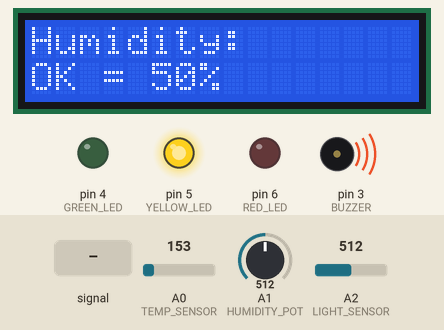
Bench run of a sketch on a simulated Arduino Uno, built with avr-gcc and run on an emulated ATmega328P. Shown: 16×2 character LCD, output pins drawn as LEDs (lit = HIGH), buzzer (waves = sounding). The inputs (shaded band) are chosen by the test bench; at power-on: A0 (TEMP_SENSOR) = 153, A1 (HUMIDITY_POT) = 512, A2 (LIGHT_SENSOR) = 512.

Above: at 3.6 s.
3.7 s: A0 (TEMP_SENSOR) set to 133
At 6.4 s:
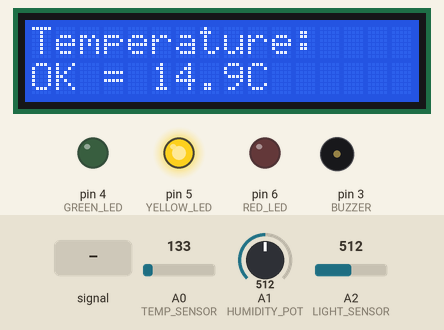
6.7 s: A2 (LIGHT_SENSOR) fed a 200 Hz sine of ±460 counts around its level
At 9.19 s:
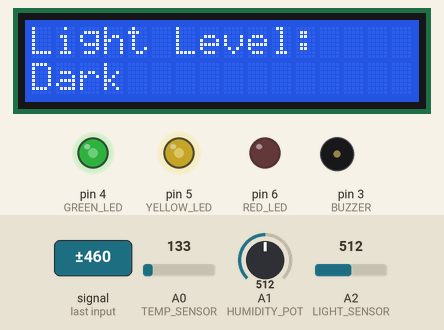
9.3 s: A1 (HUMIDITY_POT) set to 497
At 9.6 s:
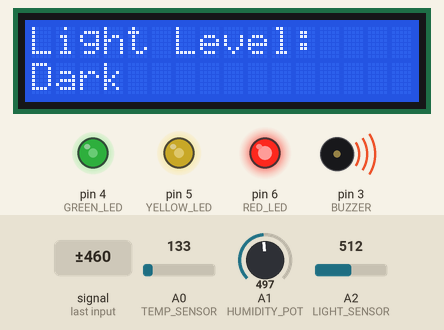
10.9 s: A1 (HUMIDITY_POT) set to 900
At 13.2 s:
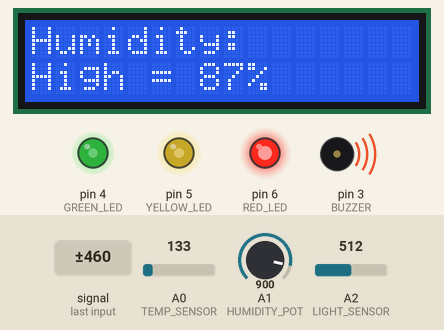
13.5 s: A0 (TEMP_SENSOR) fed a 200 Hz sine of ±81 counts around its level
At 15.4 s:
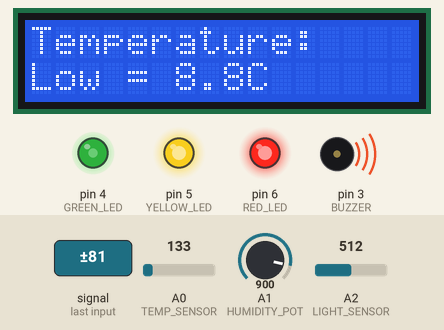
16.5 s: A2 (LIGHT_SENSOR) set to 810
At 19.1 s:
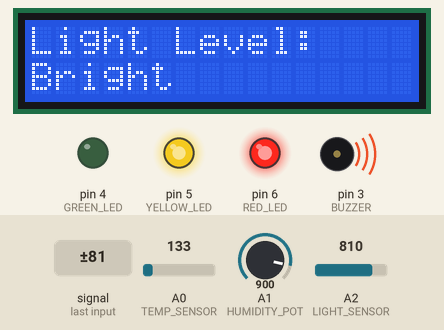
Timing chart, 0 to 20.5 s (numbered marks = the images above; inputs shaded):
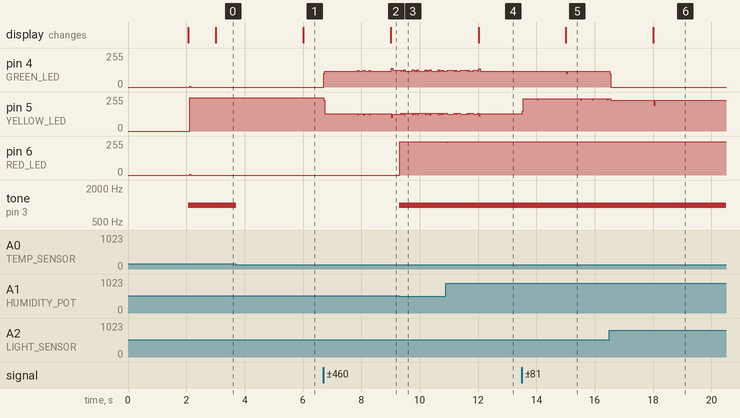

The sketch:

desafio_vinheria.ino
```cpp
#include <LiquidCrystal.h>

// LCD display initialization with Arduino pins
LiquidCrystal lcd(7, 8, 9, 10, 11, 12);

// Pin definitions for actuators and sensors
const int GREEN_LED = 4;
const int YELLOW_LED = 5;
const int RED_LED = 6;
const int BUZZER = 3;
const int TEMP_SENSOR = A0;    // TMP36 temperature sensor
const int HUMIDITY_POT = A1;   // Potentiometer simulating humidity
const int LIGHT_SENSOR = A2;   // LDR light sensor

// Sensor reading averages
float temperature;
int humidity;
int lightLevel;

// Moving average calculation settings
const int READINGS_COUNT = 5;
float tempReadings[READINGS_COUNT];
int humidityReadings[READINGS_COUNT];
int lightReadings[READINGS_COUNT];
int currentReading = 0;

// Display message control
unsigned long previousTime = 0;
const long DISPLAY_INTERVAL = 3000;  // Message change interval (3 seconds)
int currentMessage = 0;  // 0 = Light, 1 = Humidity, 2 = Temperature

// Light level thresholds
const int DARK_THRESHOLD = 500;
const int MODERATE_LIGHT_THRESHOLD = 800;

// Alert state variables
bool lightAlert = false;
bool temperatureAlert = false;
bool humidityAlert = false;

void setup() {
  // Initialize LCD display
  lcd.begin(16, 2);

  // Configure output pins
  pinMode(GREEN_LED, OUTPUT);
  pinMode(YELLOW_LED, OUTPUT);
  pinMode(RED_LED, OUTPUT);
  pinMode(BUZZER, OUTPUT);

  // Initialize reading arrays
  for (int i = 0; i < READINGS_COUNT; i++) {
    tempReadings[i] = 0;
    humidityReadings[i] = 0;
    lightReadings[i] = 0;
  }

  // Initial display message
  lcd.print("Wine Cellar");
  lcd.setCursor(0, 1);
  lcd.print("Initializing...");
  delay(2000);
  lcd.clear();
}

void loop() {
  // Read raw sensor values
  float rawTemp = analogRead(TEMP_SENSOR);
  int rawHumidity = analogRead(HUMIDITY_POT);
  int rawLight = analogRead(LIGHT_SENSOR);

  // Convert TMP36 reading to Celsius
  float currentTemp = (rawTemp * 5.0 / 1024.0 - 0.5) * 100;

  // Convert potentiometer reading to humidity percentage (0-100%)
  int currentHumidity = map(rawHumidity, 0, 1023, 0, 100);

  // Store current readings in circular arrays
  tempReadings[currentReading] = currentTemp;
  humidityReadings[currentReading] = currentHumidity;
  lightReadings[currentReading] = rawLight;

  // Update circular array index
  currentReading = (currentReading + 1) % READINGS_COUNT;

  // Calculate moving averages
  temperature = calculateTempAverage();
  humidity = calculateHumidityAverage();
  lightLevel = calculateLightAverage();

  // Check for alert conditions
  checkAlerts();

  // Update LEDs and buzzer based on alerts
  updateIndicators();

  // Update display message every 3 seconds
  unsigned long currentTime = millis();
  if (currentTime - previousTime >= DISPLAY_INTERVAL) {
    previousTime = currentTime;
    currentMessage = (currentMessage + 1) % 3;
    updateDisplay();
  }
}

float calculateTempAverage() {
  float sum = 0;
  for (int i = 0; i < READINGS_COUNT; i++) {
    sum += tempReadings[i];
  }
  return sum / READINGS_COUNT;
}

int calculateHumidityAverage() {
  int sum = 0;
  for (int i = 0; i < READINGS_COUNT; i++) {
    sum += humidityReadings[i];
  }
  return sum / READINGS_COUNT;
}

int calculateLightAverage() {
  int sum = 0;
  for (int i = 0; i < READINGS_COUNT; i++) {
    sum += lightReadings[i];
  }
  return sum / READINGS_COUNT;
}

void checkAlerts() {
  // Light alert: too bright
  lightAlert = (lightLevel >= MODERATE_LIGHT_THRESHOLD);

  // Temperature alert: outside 10°C to 15°C range
  temperatureAlert = (temperature < 10 || temperature > 15);

  // Humidity alert: outside 50% to 70% range
  humidityAlert = (humidity < 50 || humidity > 70);
}

void updateIndicators() {
  // Turn off all LEDs before applying new logic
  digitalWrite(GREEN_LED, LOW);
  digitalWrite(YELLOW_LED, LOW);
  digitalWrite(RED_LED, LOW);

  // LED and buzzer based on light level
  if (lightAlert) {
    digitalWrite(RED_LED, HIGH);
  } else if (lightLevel >= DARK_THRESHOLD && lightLevel < MODERATE_LIGHT_THRESHOLD) {
    digitalWrite(YELLOW_LED, HIGH);
  } else {
    digitalWrite(GREEN_LED, HIGH);
  }

  // LED and buzzer based on temperature (Yellow LED)
  if (temperatureAlert) {
    digitalWrite(YELLOW_LED, HIGH);
  }

  // LED and buzzer based on humidity (Red LED)
  if (humidityAlert) {
    digitalWrite(RED_LED, HIGH);
  }

  // Activate buzzer if any alert is active
  if (lightAlert || temperatureAlert || humidityAlert) {
    tone(BUZZER, 1000);  // 1kHz tone
  } else {
    noTone(BUZZER);
  }
}

void updateDisplay() {
  lcd.clear();

  switch (currentMessage) {
    case 0: // Light
      lcd.setCursor(0, 0);
      lcd.print("Light Level:");
      lcd.setCursor(0, 1);
      if (lightLevel < DARK_THRESHOLD) {
        lcd.print("Dark");
      } else if (lightLevel < MODERATE_LIGHT_THRESHOLD) {
        lcd.print("Moderate");
      } else {
        lcd.print("Bright");
      }
      break;

    case 1: // Humidity
      lcd.setCursor(0, 0);
      lcd.print("Humidity:");
      lcd.setCursor(0, 1);
      if (humidity < 50) {
        lcd.print("Low = ");
      } else if (humidity <= 70) {
        lcd.print("OK = ");
      } else {
        lcd.print("High = ");
      }
      lcd.print(humidity);
      lcd.print("%");
      break;

    case 2: // Temperature
      lcd.setCursor(0, 0);
      lcd.print("Temperature:");
      lcd.setCursor(0, 1);
      if (temperature < 10) {
        lcd.print("Low = ");
      } else if (temperature <= 15) {
        lcd.print("OK = ");
      } else {
        lcd.print("High = ");
      }
      lcd.print(temperature, 1);
      lcd.print("C");
      break;
  }
}
```

Measured:
- the behaviour switches between 134 and 133 on A0 (TEMP_SENSOR) (found by bisection; images 0 and 1)
- the behaviour switches between 512 and 511 on A1 (HUMIDITY_POT) (found by bisection; images 2 and 3)
- after the input at 3.7 s, tone on pin 3 (BUZZER): 1000 Hz → silent at once; the display: changes after 2.3 s (image 1)
- after the input at 6.7 s, the display: changes after 2.3 s (image 2)
- after the input at 9.3 s, pin 6 (RED_LED): 0/255 → 251/255 at once; tone on pin 3 (BUZZER): silent → 1000 Hz at once
- after the input at 10.9 s, pin 6 (RED_LED): 251/255 → 244/255 at once, → 251/255 0.04 s later; the display: changes after 1.1 s (image 4)
- after the input at 13.5 s, the display: changes after 1.5 s (image 5)
- after the input at 16.5 s, the display: changes after 1.5 s (image 6)
